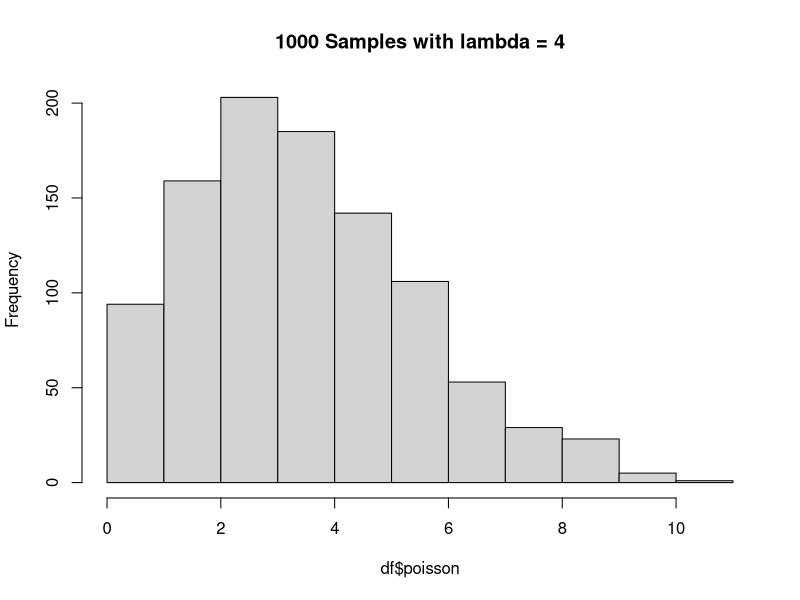

This chart was generated by the following R code:
## ---- chunk 1
knitr::opts_chunk$set(echo = TRUE)
## ---- chunk 2
lambda <- 1000 * (1/250)
x <- 4 # 4 typos
p_four_typo <- (lambda ^ x * exp(-lambda)) / factorial(x)
p_four_typo
## ---- chunk 3
lambda <- 4
x <- 0 # no typo
p_zero_typo <- (lambda ^ x * exp(-lambda)) / factorial(x)
p_zero_typo
## ---- chunk 4
# probability of exactly 4 typos
p1 <- dpois(4, lambda = 4)
p1
## ---- chunk 5
# probability of no typo
q2 <- dpois(0, lambda = 4)
q2
## ---- chunk 6
events = 1:1000
lambda = 4
poisson <- rpois(1000, lambda)
df <- data.frame(events, poisson)

hist(df$poisson, main = "1000 Samples with lambda = 4")
